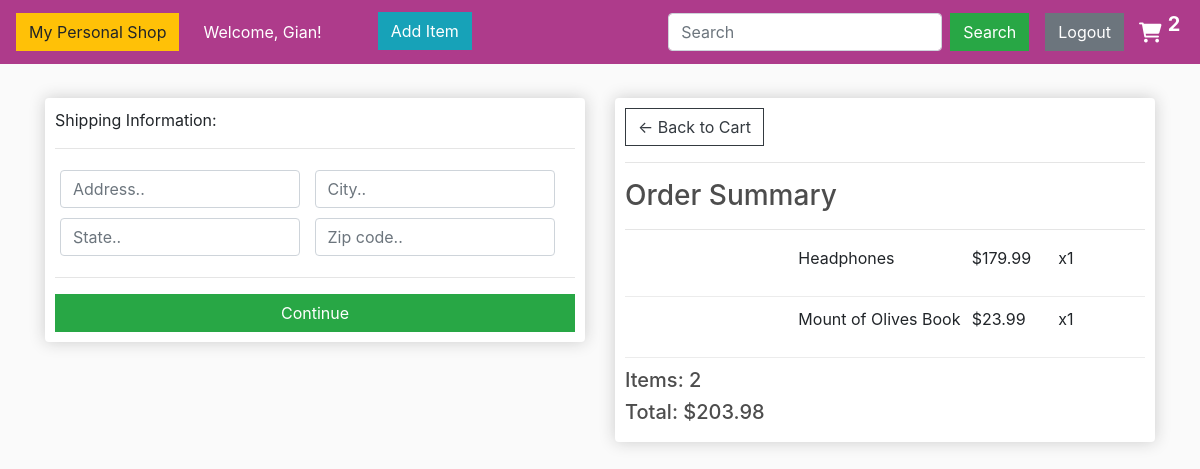
Screenshot of /checkout/ (signed in) with the database file from the repository.
### Ecommerce/models.py (models this page shows, shortened)
class OrderItem(models.Model):
    product = models.ForeignKey(Product, on_delete=models.SET_NULL, null=True, blank=True)
    order = models.ForeignKey(Order, on_delete=models.SET_NULL, null=True, blank=True)
    quantity = models.IntegerField(default=0, null=True, blank=True)
    date_added = models.DateTimeField(auto_now_add=True)
    @property
    def get_total(self):
      if self.product is not None:
        return self.product.price * self.quantity
      return 0

class Product(models.Model):
    name = models.CharField(max_length=100, null=True)
    price = models.DecimalField(max_digits=7, decimal_places=2)
    digital = models.BooleanField(default=False, null=True, blank=True)
    category = models.CharField(max_length=100, null=True)
    image = models.ImageField(null=True, blank=True)

class Order(models.Model):
    customer = models.ForeignKey(Customer, on_delete=models.SET_NULL, null=True, blank=True)
    date_ordered = models.DateTimeField(auto_now_add=True)
    complete = models.BooleanField(default=False, null=True, blank=True)
    transaction_id = models.CharField(max_length=100, null=True, blank=True)
    @property
    def shipping(self):
     shipping = False
     for item in self.orderitem_set.all():
        if item.product is not None and item.product.digital == False:
            shipping = True
     return shipping
    @property
    def get_cart_total(self):
     orderitems = self.orderitem_set.all()
     total = sum([item.get_total for item in orderitems if item.product is not None])
     return total
    @property
    def get_cart_items(self):
     orderitems = self.orderitem_set.all()
     total = sum([item.quantity for item in orderitems if item.product is not None])
     return total

### Ecommerce/views.py (the view)
# urls.py: path('checkout/', views.checkout, name='checkout'),
def checkout(request):
    data = cartData(request)
    cartItems = data['cartItems']
    order = data['order']
    items = data['items']
    context = {'items': items, 'order': order, 'cartItems': cartItems}
    return render(request, 'store/checkout.html', context)

### Ecommerce/utils.py (called while the page is built)
def cartData(request):
    if request.user.is_authenticated:
        customer = request.user.customer
        order, created = Order.objects.get_or_create(customer=customer, complete=False)
        items = order.orderitem_set.all()
        cartItems = order.get_cart_items
    else:
        cookieData = cookieCart(request)
        cartItems = cookieData['cartItems']
        order = cookieData['order']
        items = cookieData['items']
    return {"cartItems": cartItems, "order": order, "items": items}

### Ecommerce/templates/store/checkout.html (shortened to what this page needs)
{% extends 'store/main.html' %}
{% load static %}
{% block content %}
<div class="row">
    <div class="col-lg-6">
        <div class="box-element" id="form-wrapper">
            <form id="form">
                <div id="shipping-info">
                    <p>Shipping Information:</p>
                    <hr>
                    <div class="form-field">
                        <input class="form-control" type="text" name="address" placeholder="Address..">
                    </div>
                    <div class="form-field">
                        <input class="form-control" type="text" name="city" placeholder="City..">
                    </div>
                    <div class="form-field">
                        <input class="form-control" type="text" name="state" placeholder="State..">
                    </div>
                    <div class="form-field">
                        <input class="form-control" type="text" name="zipcode" placeholder="Zip code..">
                    </div>
                </div>
                <hr>
                <input id="form-button" class="btn btn-success btn-block" type="submit" value="Continue">
            </form>
        </div>
        <br>
    </div>
    <div class="col-lg-6">
        <div class="box-element">
            <a class="btn btn-outline-dark" href="{% url 'cart' %}">&#x2190; Back to Cart</a>
            <hr>
            <h3>Order Summary</h3>
            <hr>
            {% for item in items %}
            {% if item.product %}
            <div class="cart-row">
                <div style="flex:2">
                    <p>{{ item.product.name }}</p>
                </div>
                <div style="flex:1">
                    <p>${{ item.product.price }}</p>
                </div>
                <div style="flex:1">
                    <p>x{{ item.quantity }}</p>
                </div>
            </div>
            {% endif %}
            {% endfor %}
            <h5>Items: {{ order.get_cart_items }}</h5>
            <h5>Total: ${{ order.get_cart_total|floatformat:2 }}</h5>
        </div>
    </div>
</div>
{% endblock content %}

### Ecommerce/templates/store/main.html (shortened to what this page needs)
<!DOCTYPE html>
{% load static %}
<html>
<head>
    <link rel="stylesheet" href="https://stackpath.bootstrapcdn.com/bootstrap/4.4.1/css/bootstrap.min.css">
    <link rel="stylesheet" type="text/css" href="{% static 'css/main.css' %}">
    <link rel="stylesheet" href="https://cdnjs.cloudflare.com/ajax/libs/font-awesome/6.0.0-beta3/css/all.min.css">
</head>
<body>
<nav class="navbar navbar-expand-lg navbar-dark bg-dark">
    <a class="navbar-brand" href="{% url 'store' %}">
        <button class="btn btn-warning"> My Personal Shop </button>
    </a>
    <div class="collapse navbar-collapse" id="navbarSupportedContent">
        <ul class="navbar-nav mr-auto">
            <li class="nav-item active">
                {% if user.is_authenticated %}
                    <a class="nav-link">Welcome, {{ user }}!</a>
                {% else %}
                    <a class="nav-link">You are not logged in.</a>
                {% endif %}
            </li>
            <li class="nav-item active">
                <a href="{% url 'add_product' %}" id="add_item">
                    <button class="btn btn-info ml-5">Add Item</button>
                </a>
            </li>
        </ul>
        <form class="form-inline my-2 my-lg-0" method="GET" action="{% url 'product_search' %}">
            <input class="form-control mr-sm-2" type="search" placeholder="Search" aria-label="Search" name="q">
            <button class="btn btn-success my-2 my-sm-0" type="submit">Search</button>
        </form>
        <div class="form-inline my-2 my-lg-0">
            <a href="{% url 'logout' %}" class="btn btn-secondary ml-3" id="logout">Logout</a>
            <a href="{% url 'cart' %}">
                <i class="fa-solid fa-cart-shopping fa-lg"></i>
            </a>
            <p id="cart-total">{{ cartItems }}</p>
        </div>
    </div>
</nav>
<div class="container">
    <br>
    {% block content %}
    {% endblock content %}
</div>
</body>
</html>

### static/css/main.css (style rules this page uses)
body { background-color: hsl(0, 0%, 98%); }
h1,h2,h3,h4,h5,h6 { color:hsl(0, 0%, 30%); }
.box-element { box-shadow:hsl(0, 0%, 80%) 0 0 16px; background-color: #fff; border-radius: 4px; padding: 10px; min-width: 300px; }
.bg-dark { background-color: #ae3b8b!important; }
.fa-cart-shopping { color: white; width:25px; display: inline-block; margin-left: 15px; }
#cart-total { display: block; text-align: center; color:#fff; width: 20px; height: auto; border-radius: 50%; font-size: 20px; font-weight: bolder; }
.col-lg-4, .col-lg-6, .col-lg-8, .col-lg-12 { margin-top: 10px; }
.btn { border-radius: 0; }
.form-field { width:250px; display: inline-block; padding: 5px; }
.cart-row { display: flex; align-items: flex-start; padding-bottom: 10px; margin-bottom: 10px; border-bottom: 1px solid #ececec; }
.nav-item { justify-content: space-between; }

### rows the page displays
OrderItem: product.name "Headphones", product.price "179.99", quantity "1"
OrderItem: product.name "Mount of Olives Book", product.price "23.99", quantity "1"
Order: get_cart_items "2", get_cart_total "203.98"

### other values shown
{{ user }} "Gian"
{{ cartItems }} "2"
